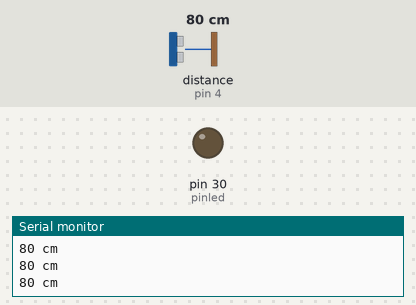
Recording of a sketch running on a simulated Arduino Mega 2560, built with avr-gcc and run on an emulated ATmega2560. On the bench: output pins drawn as LEDs (lit = HIGH), the last lines printed to the serial monitor. Wiring (inferred from the names in the program): ultrasonic range finder: trigger pin 2; echo pin 4. The inputs (shaded band) are chosen by the test bench; at power-on: distance to the obstacle (sensor on pin 4) 80 cm. The echo pulse lasts 58.3 µs per cm; pins used as bus, display or sensor lines are not drawn.

Above: at 1.2 s.
1.3 s: distance to the obstacle (sensor on pin 4) set to 18 cm
2.8 s: distance to the obstacle (sensor on pin 4) set to 15 cm
At 3.7 s:
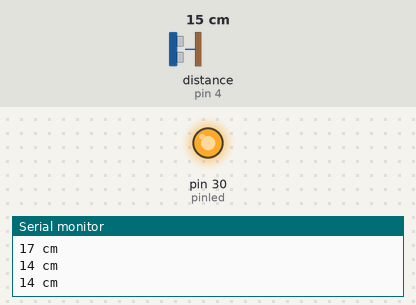
4.5 s: distance to the obstacle (sensor on pin 4) set to 35 cm
At 5.6 s:
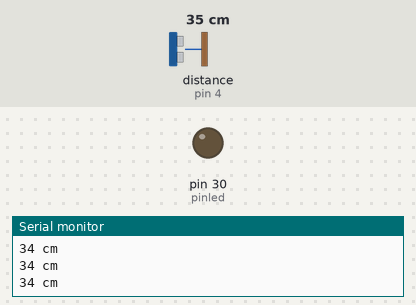
6.6 s: distance to the obstacle (sensor on pin 4) set to 2 cm
At 7.8 s:
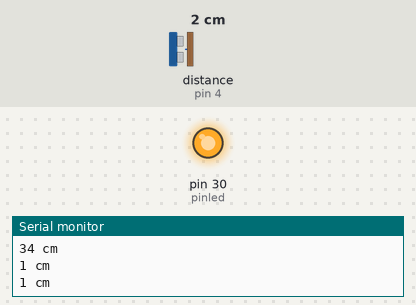
Timing chart, 0 to 9.4 s (numbered marks = the images above; inputs shaded):
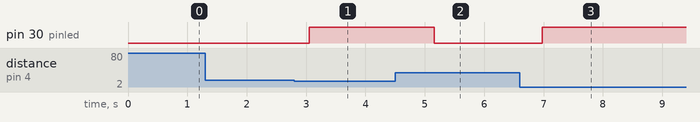

The sketch:

Prueba_Ultrasonico_Sin_Libreria.ino
```cpp
// DECLARACION DE VARIABLES PARA PINES
const int pinecho = 4;
const int pintrigger = 2;
const int pinled = 30;

// VARIABLES PARA CALCULOS
unsigned int tiempo, distancia;

void setup() {
  // PREPARAR LA COMUNICACION SERIAL
  Serial.begin(9600);
  // CONFIGURAR PINES DE ENTRADA Y SALIDA
  pinMode(pinecho, INPUT);
  pinMode(pintrigger, OUTPUT);
  pinMode(30, OUTPUT);
}

void loop() {
  // ENVIAR PULSO DE DISPARO EN EL PIN "TRIGGER"
  digitalWrite(pintrigger, LOW);
  delayMicroseconds(2);
  digitalWrite(pintrigger, HIGH);
  // EL PULSO DURA AL MENOS 10 uS EN ESTADO ALTO
  delayMicroseconds(10);
  digitalWrite(pintrigger, LOW);

  // MEDIR EL TIEMPO EN ESTADO ALTO DEL PIN "ECHO" EL PULSO ES PROPORCIONAL A LA DISTANCIA MEDIDA
  tiempo = pulseIn(pinecho, HIGH);

  // LA VELOCIDAD DEL SONIDO ES DE 340 M/S O 29 MICROSEGUNDOS POR CENTIMETRO
  // DIVIDIMOS EL TIEMPO DEL PULSO ENTRE 58, TIEMPO QUE TARDA RECORRER IDA Y VUELTA UN CENTIMETRO LA ONDA SONORA
  distancia = tiempo / 58;

  // ENVIAR EL RESULTADO AL MONITOR SERIAL
  Serial.print(distancia);
  Serial.println(" cm");
  delay(200);

  // ENCENDER EL LED CUANDO SE CUMPLA CON CIERTA DISTANCIA
  if (distancia <= 15) {
    digitalWrite(30, HIGH);
    delay(500);
  } else {
    digitalWrite(30, LOW);
  }
}
```

Measured:
- the behaviour switches between 17 and 16 cm on distance to the obstacle (sensor on pin 4) (found by bisection; images 0 and 1)
- after the input at 2.8 s, pin 30 (pinled): LOW → HIGH after 0.25 s
- after the input at 4.5 s, pin 30 (pinled): HIGH → LOW after 0.66 s
- after the input at 6.6 s, pin 30 (pinled): LOW → HIGH after 0.38 s
